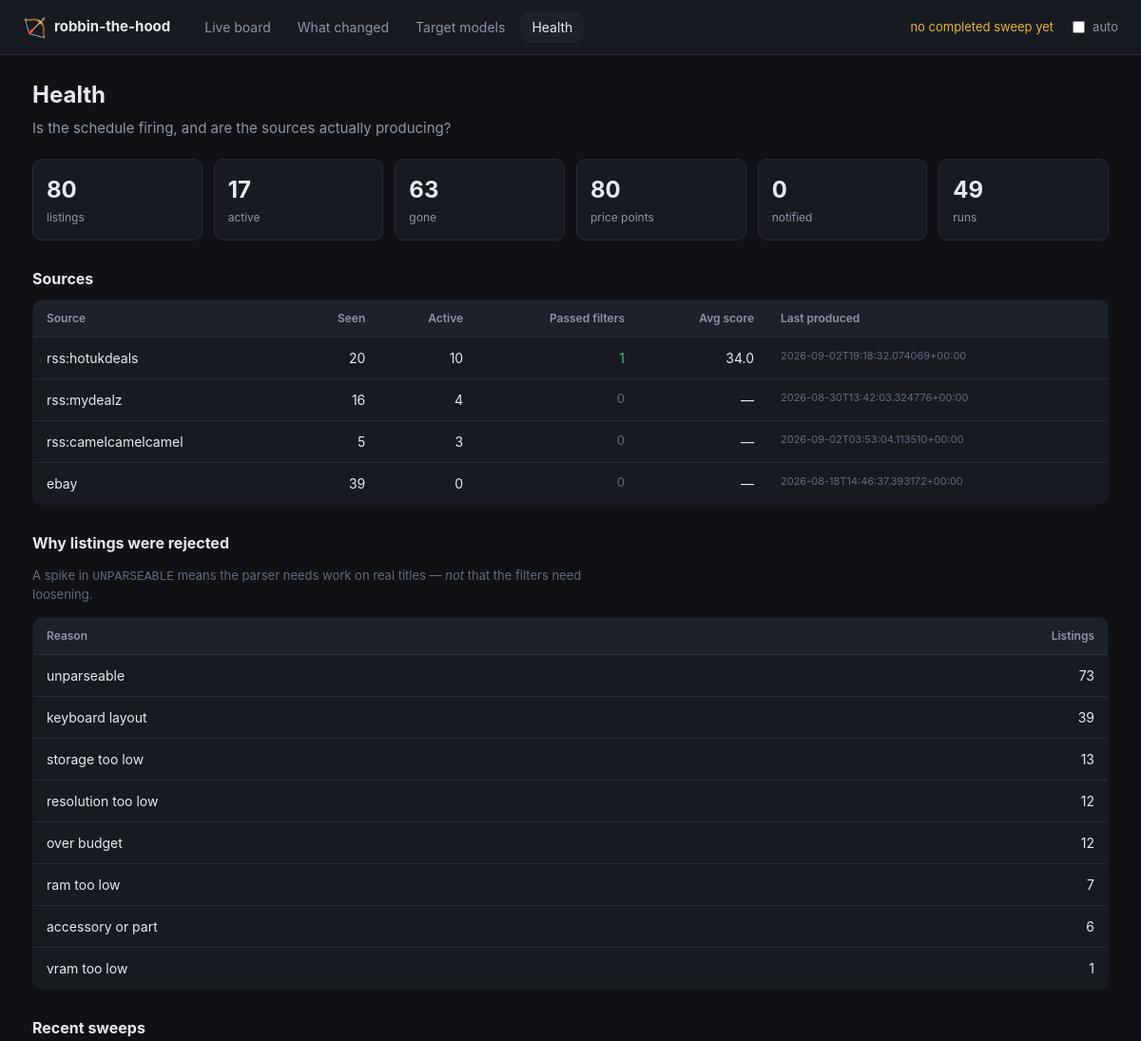
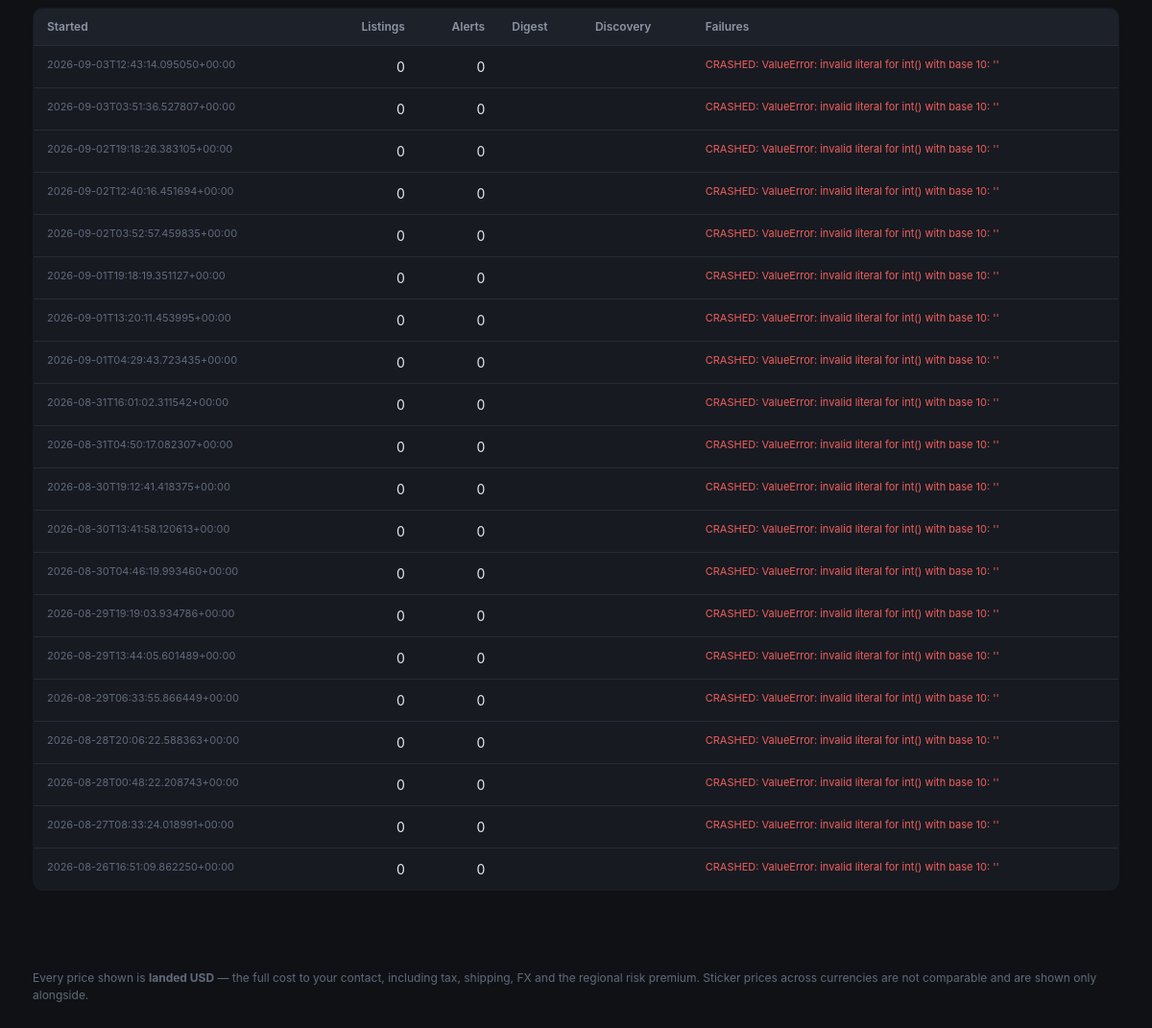
/health, run on an earlier commit of the app's database (2 pictures, top to bottom).
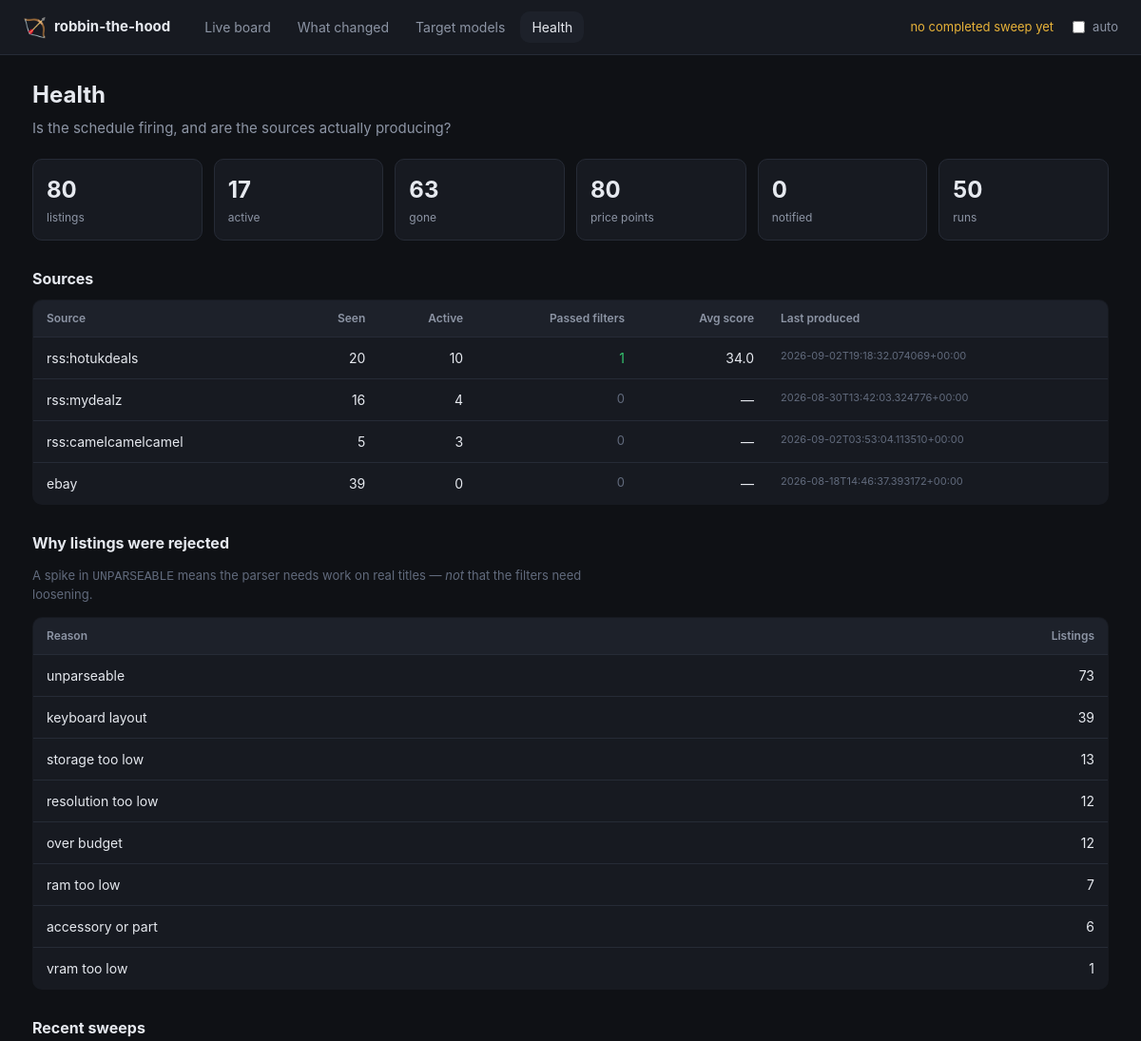
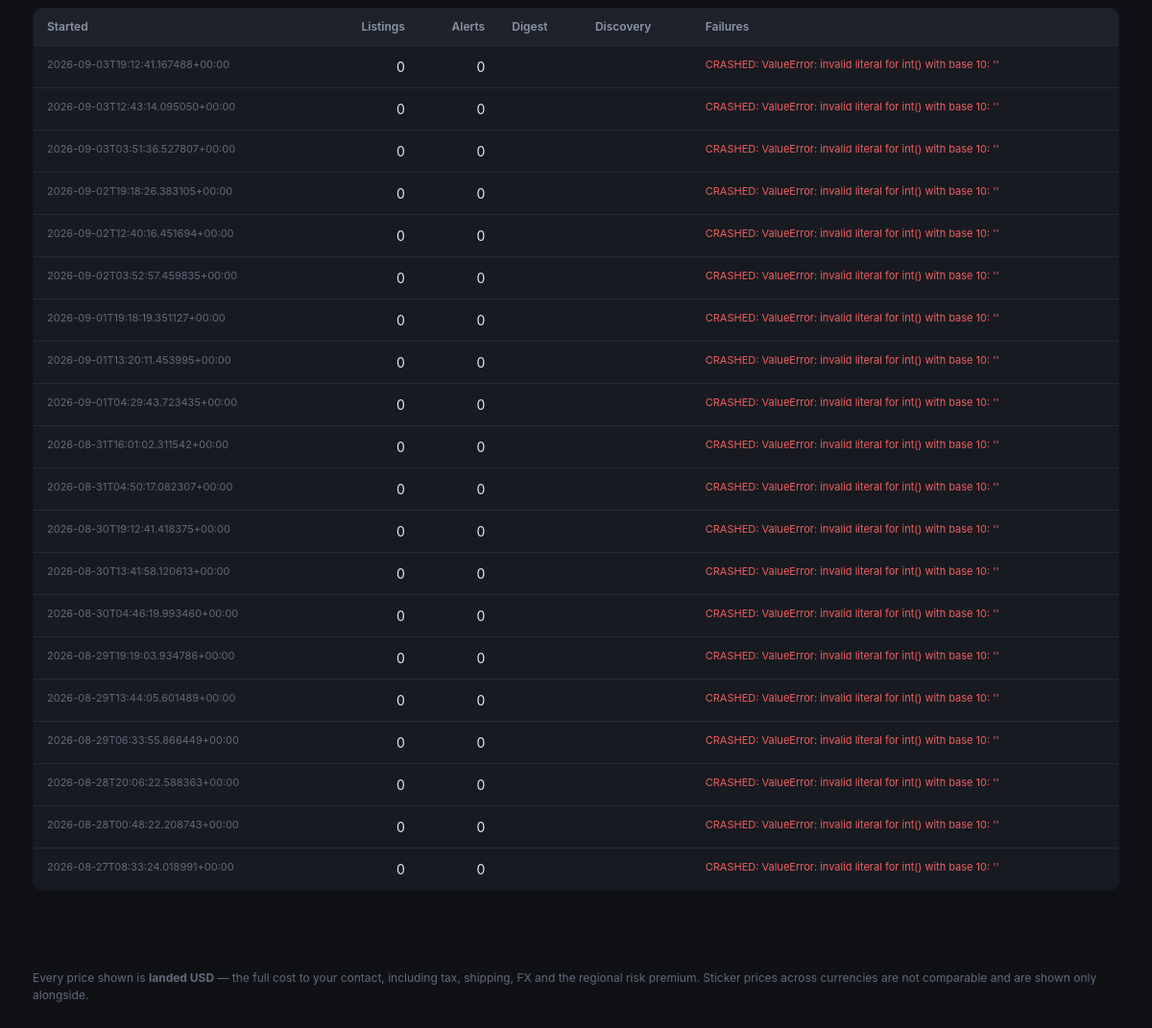
And on a later commit of the database (2 pictures, top to bottom).
### tables this page shows
CREATE TABLE runs (
    id             INTEGER PRIMARY KEY AUTOINCREMENT,
    started_at     TEXT NOT NULL,
    finished_at    TEXT,
    listings_seen  INTEGER DEFAULT 0,
    alerts_sent    INTEGER DEFAULT 0,
    digest_sent    INTEGER DEFAULT 0,
    discovery_run  INTEGER DEFAULT 0,
    notes          TEXT
);

### dashboard.py (the view)
@app.route("/health")
def health_page():
    with _open() as store:
        data = health(store)
    return render_template(
        "health.html", health=data, now=datetime.now(timezone.utc), active="health",
        static_export=_static_export(),
    )

### dashboard.py (called while the page is built)
def _open():
    return Store(app.config["DEALS_DB"])

def _static_export() -> bool:
    return bool(app.config.get("STATIC_EXPORT"))

### dealhunter/store.py (called while the page is built, shortened)
    def __enter__(self) -> "Store":
        return self

    def __exit__(self, *exc_info) -> None:
        self.close()

    def close(self) -> None:
        self.connection.commit()
        try:
            self.connection.execute("PRAGMA wal_checkpoint(TRUNCATE)")
        except sqlite3.Error as exc:  # pragma: no cover - non-fatal
            log.warning("Could not checkpoint the WAL: %s", exc)
        self.connection.close()

    @contextmanager
    def _tx(self):
        try:
            yield self.connection
            self.connection.commit()
        except Exception:
            self.connection.rollback()
            raise

    def _migrate(self) -> None:
        with self._tx() as connection:
            connection.executescript(SCHEMA)
            row = connection.execute("SELECT version FROM schema_version").fetchone()
            if row is None:
                connection.execute(
                    "INSERT INTO schema_version (version) VALUES (?)", (SCHEMA_VERSION,)
                )

    def latest_run_at(self) -> datetime | None:
        row = self.connection.execute(
            "SELECT started_at FROM runs WHERE finished_at IS NOT NULL "
            "ORDER BY id DESC LIMIT 1"
        ).fetchone()
        return datetime.fromisoformat(row["started_at"]) if row else None

    def stats(self) -> dict[str, int]:
        def count(sql: str) -> int:
            return int(self.connection.execute(sql).fetchone()[0])
        return {
            "listings": count("SELECT COUNT(*) FROM listings"),
            "active": count("SELECT COUNT(*) FROM listings WHERE status='active'"),
            "gone": count("SELECT COUNT(*) FROM listings WHERE status='gone'"),
            "price_points": count("SELECT COUNT(*) FROM price_history"),
            "notified": count("SELECT COUNT(*) FROM notifications"),
            "runs": count("SELECT COUNT(*) FROM runs"),
        }

### templates/health.html (shortened to what this page needs)
{% extends "base.html" %}
{% block content %}
<div class="pagehead">
  <h1>Health</h1>
  <p class="sub">Is the schedule firing, and are the sources actually producing?</p>
</div>
<div class="statgrid">
  {% for key, value in health.totals.items() %}
    <div class="stat">
      <div class="statnum">{{ '{:,}'.format(value) }}</div>
      <div class="statlabel">{{ key.replace('_', ' ') }}</div>
    </div>
  {% endfor %}
</div>
<section class="changeblock">
  <h2>Sources</h2>
  <table class="models">
    <thead>
      <tr>
        <th>Source</th><th class="num">Seen</th><th class="num">Active</th>
        <th class="num">Passed filters</th><th class="num">Avg score</th>
        <th>Last produced</th>
      </tr>
    </thead>
    <tbody>
      {% for s in health.sources %}
        <tr>
          <td>{{ s.source }}</td>
          <td class="num">{{ s.total }}</td>
          <td class="num">{{ s.active }}</td>
          <td class="num {{ 'good' if s.passed else 'none' }}">{{ s.passed }}</td>
          <td class="num">{{ s.avg_score if s.avg_score is not none else '—' }}</td>
          <td class="tiny">{{ s.last_produced or '—' }}</td>
        </tr>
      {% else %}
        <tr><td colspan="6" class="none">No sources have produced anything yet.</td></tr>
      {% endfor %}
    </tbody>
  </table>
</section>
<section class="changeblock">
  <h2>Why listings were rejected</h2>
  <p class="hint">
    A spike in <code>UNPARSEABLE</code> means the parser needs work on real
    titles — <em>not</em> that the filters need loosening.
  </p>
  <table class="models">
    <thead><tr><th>Reason</th><th class="num">Listings</th></tr></thead>
    <tbody>
      {% for r in health.rejections %}
        <tr>
          <td>{{ r.reason.replace('_', ' ') | lower }}</td>
          <td class="num">{{ r.n }}</td>
        </tr>
      {% else %}
        <tr><td colspan="2" class="none">Nothing rejected yet.</td></tr>
      {% endfor %}
    </tbody>
  </table>
</section>
<section class="changeblock">
  <h2>Recent sweeps</h2>
  <table class="models">
    <thead>
      <tr>
        <th>Started</th><th class="num">Listings</th><th class="num">Alerts</th>
        <th>Digest</th><th>Discovery</th><th>Failures</th>
      </tr>
    </thead>
    <tbody>
      {% for r in health.runs %}
        <tr>
          <td class="tiny">{{ r.started_at }}</td>
          <td class="num">{{ r.listings_seen }}</td>
          <td class="num">{{ r.alerts_sent }}</td>
          <td>{{ 'yes' if r.digest_sent else '' }}</td>
          <td>{{ 'yes' if r.discovery_run else '' }}</td>
          <td class="tiny {{ 'bad' if r.notes }}">{{ r.notes or '—' }}</td>
        </tr>
      {% else %}
        <tr><td colspan="6" class="none">No sweeps recorded yet.</td></tr>
      {% endfor %}
    </tbody>
  </table>
</section>
{% endblock %}

### templates/base.html (shortened to what this page needs)
<!doctype html>
<html lang="en">
<head>
  <link rel="stylesheet" href="{{ url_for('static', filename='style.css') }}">
</head>
<body>
<header class="topbar">
  <div class="brand">
    <span class="logo">🏹</span>
    <span>robbin-the-hood</span>
  </div>
  <nav>
    <a href="{{ url_for('board') }}"        class="{{ 'on' if active == 'board' }}">Live board</a>
    <a href="{{ url_for('changes') }}"      class="{{ 'on' if active == 'changes' }}">What changed</a>
    <a href="{{ url_for('models') }}"       class="{{ 'on' if active == 'models' }}">Target models</a>
    <a href="{{ url_for('health_page') }}"  class="{{ 'on' if active == 'health' }}">Health</a>
  </nav>
  <div class="status">
    {% if latest_run %}
      {# The datetime attribute lets the static export recompute this in the
         browser, so a snapshot read hours later doesn't claim "2h ago". #}
      <span class="sweep">last sweep
        <strong><time datetime="{{ latest_run.isoformat() }}">{{ latest_run | ago }}</time></strong>
      </span>
    {% else %}
      <span class="sweep warn">no completed sweep yet</span>
    {% endif %}
    {% if not static_export %}
      <label class="refresh">
        <input type="checkbox" id="autorefresh"> auto
      </label>
    {% endif %}
  </div>
</header>
<main>
  {% block content %}{% endblock %}
</main>
<footer>
  Every price shown is <strong>landed USD</strong> — the full cost to your
  contact, including tax, shipping, FX and the regional risk premium. Sticker
  prices across currencies are not comparable and are shown only alongside.
</footer>
</body>
</html>

### static/style.css (style rules this page uses)
:root { --bg: #0f1115; --panel: #171a21; --panel-2: #1d212a; --line: #262b36; --text: #e6e9ef; --muted: #8d95a5; --dim: #616a7c; --accent: #4da3ff; --good: #35c46f; --warn: #e8b339; --bad: #ef5f5f; --priority: #b98bff; --radius: 10px; }
* { box-sizing: border-box; }
body { margin: 0; background: var(--bg); color: var(--text); font: 15px/1.5 ui-sans-serif, -apple-system, "Segoe UI", Roboto, sans-serif; }
a { color: var(--accent); text-decoration: none; }
.topbar { display: flex; align-items: center; gap: 24px; padding: 12px 24px; background: var(--panel); border-bottom: 1px solid var(--line); position: sticky; top: 0; z-index: 10; }
.brand { display: flex; align-items: center; gap: 8px; font-weight: 650; }
.logo { font-size: 20px; }
.topbar nav { display: flex; gap: 4px; }
.topbar nav a { padding: 6px 12px; border-radius: var(--radius); color: var(--muted); font-size: 14px; }
.topbar nav a.on { background: var(--panel-2); color: var(--text); }
.status { margin-left: auto; display: flex; align-items: center; gap: 16px; font-size: 13px; color: var(--muted); }
.sweep.warn { color: var(--warn); }
.refresh { display: flex; align-items: center; gap: 5px; cursor: pointer; }
main { max-width: 1180px; margin: 0 auto; padding: 24px; }
.pagehead h1 { margin: 0 0 6px; font-size: 24px; }
.pagehead .sub { margin: 0 0 20px; color: var(--muted); max-width: 74ch; }
.changeblock { margin: 28px 0; }
.changeblock h2 { font-size: 16px; display: flex; align-items: center; gap: 9px; margin: 0 0 10px; }
.none, .hint { color: var(--dim); font-size: 13px; }
.hint { max-width: 74ch; }
table.models { width: 100%; border-collapse: collapse; font-size: 14px; background: var(--panel); border: 1px solid var(--line); border-radius: var(--radius); overflow: hidden; }
table.models th { text-align: left; padding: 10px 14px; font-size: 12px; color: var(--muted); background: var(--panel-2); border-bottom: 1px solid var(--line); font-weight: 600; }
table.models td { padding: 11px 14px; border-bottom: 1px solid var(--line); vertical-align: top; }
table.models tr:last-child td { border-bottom: 0; }
table.models .num { text-align: right; }
.tiny { font-size: 11px; color: var(--dim); }
.good { color: var(--good); }
.bad { color: var(--bad); }
.statgrid { display: grid; grid-template-columns: repeat(auto-fit, minmax(130px, 1fr)); gap: 12px; margin-bottom: 26px; }
.stat { background: var(--panel); border: 1px solid var(--line); border-radius: var(--radius); padding: 14px; }
.statnum { font-size: 24px; font-weight: 700; }
.statlabel { font-size: 12px; color: var(--muted); margin-top: 2px; }
footer { max-width: 1180px; margin: 30px auto 40px; padding: 0 24px; font-size: 12px; color: var(--dim); }

What changed in the data, as far as the page shows it:
no longer on this page (row unchanged): runs: started_at "2026-08-26T16:51:09.862250+00:00", listings_seen "0", alerts_sent "0", notes "CRASHED: ValueError: invalid literal for int() with base 10: ''"
added runs: started_at "2026-09-03T19:12:41.167488+00:00", listings_seen "0", alerts_sent "0", notes "CRASHED: ValueError: invalid literal for int() with base 10: ''"
Also different on the page:
new list line: "50 runs"
list line gone: "49 runs"
